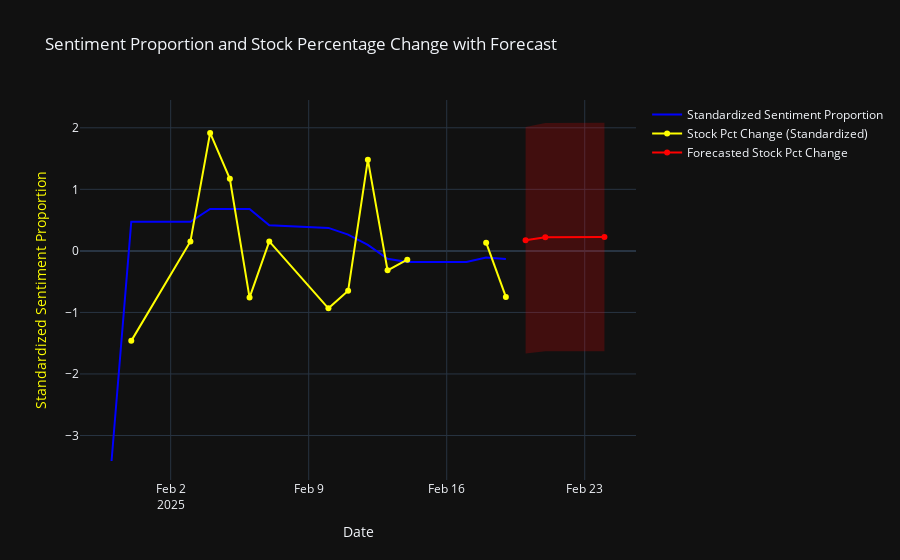

Source (notebook cell):
### Code cell
forecast_mean, forecast_ci, forecast_index = fit_and_forecast(combined_df, get_future_dates_next_day)

create_plot(combined_df, forecast_mean, forecast_ci, forecast_index)

### Figure 1 — Plotly figure (JSON) as saved in the notebook; plotly's stock layout.template omitted (floating-point values rounded to 4 significant figures)
{"data": [{"line": {"color": "blue"}, "mode": "lines", "name": "Standardized Sentiment Proportion", "type": "scatter", "x": ["2025-01-30T00:00:00.000000000", "2025-01-31T00:00:00.000000000", "2025-02-03T00:00:00.000000000", "2025-02-04T00:00:00.000000000", "2025-02-05T00:00:00.000000000", "2025-02-06T00:00:00.000000000", "2025-02-07T00:00:00.000000000", "2025-02-10T00:00:00.000000000", "2025-02-11T00:00:00.000000000", "2025-02-12T00:00:00.000000000", "2025-02-13T00:00:00.000000000", "2025-02-14T00:00:00.000000000", "2025-02-17T00:00:00.000000000", "2025-02-18T00:00:00.000000000", "2025-02-19T00:00:00.000000000"], "y": [-3.414, 0.4727, 0.4727, 0.6816, 0.6816, 0.6816, 0.4157, 0.3737, 0.2637, 0.09648, -0.1276, -0.1789, -0.1789, -0.1061, -0.1337]}, {"line": {"color": "yellow"}, "mode": "lines+markers", "name": "Stock Pct Change (Standardized)", "type": "scatter", "x": ["2025-01-30T00:00:00.000000000", "2025-01-31T00:00:00.000000000", "2025-02-03T00:00:00.000000000", "2025-02-04T00:00:00.000000000", "2025-02-05T00:00:00.000000000", "2025-02-06T00:00:00.000000000", "2025-02-07T00:00:00.000000000", "2025-02-10T00:00:00.000000000", "2025-02-11T00:00:00.000000000", "2025-02-12T00:00:00.000000000", "2025-02-13T00:00:00.000000000", "2025-02-14T00:00:00.000000000", "2025-02-17T00:00:00.000000000", "2025-02-18T00:00:00.000000000", "2025-02-19T00:00:00.000000000"], "y": [NaN, -1.462, 0.1525, 1.917, 1.172, -0.7596, 0.1543, -0.9335, -0.6493, 1.483, -0.3165, -0.1432, NaN, 0.1337, -0.7477]}, {"line": {"color": "red"}, "mode": "lines+markers", "name": "Forecasted Stock Pct Change", "type": "scatter", "x": ["2025-02-20T00:00:00", "2025-02-21T00:00:00", "2025-02-24T00:00:00"], "y": [0.1724, 0.2223, 0.2262]}, {"fill": "toself", "fillcolor": "rgba(255,0,0,0.2)", "hoverinfo": "skip", "line": {"color": "rgba(255,255,255,0)"}, "showlegend": false, "type": "scatter", "x": ["2025-02-20T00:00:00", "2025-02-21T00:00:00", "2025-02-24T00:00:00", "2025-02-24T00:00:00", "2025-02-21T00:00:00", "2025-02-20T00:00:00"], "y": [-1.667, -1.633, -1.63, 2.082, 2.077, 2.012]}], "layout": {"title": {"text": "Sentiment Proportion and Stock Percentage Change with Forecast"}, "xaxis": {"title": {"text": "Date"}}, "yaxis": {"title": {"font": {"color": "yellow"}, "text": "Standardized Sentiment Proportion"}}, "yaxis2": {"overlaying": "y", "side": "right", "title": {"font": {"color": "yellow"}, "text": "Stock Pct Change"}}}}
